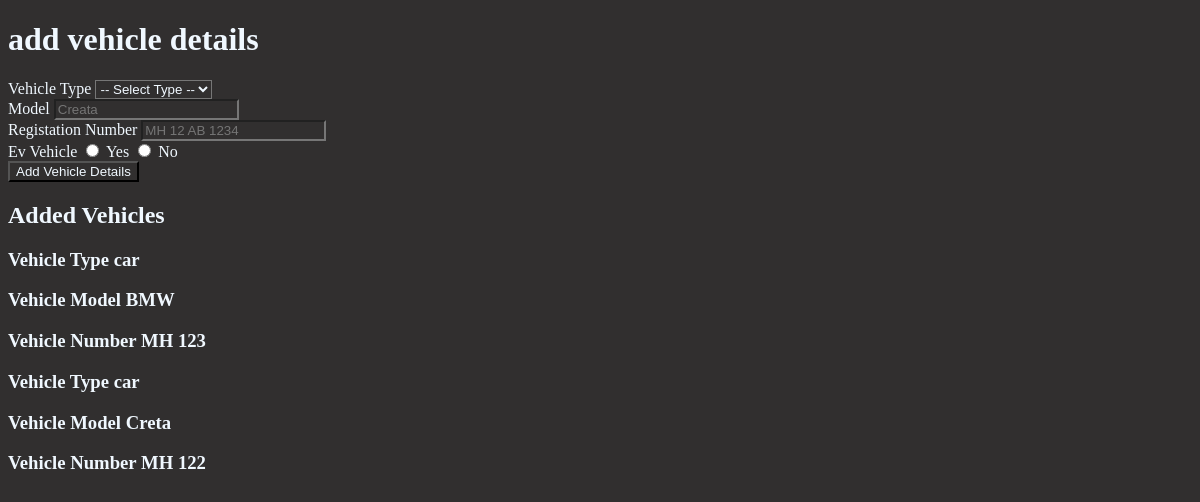
/vehicle (signed in), run on an earlier commit of the app's database.
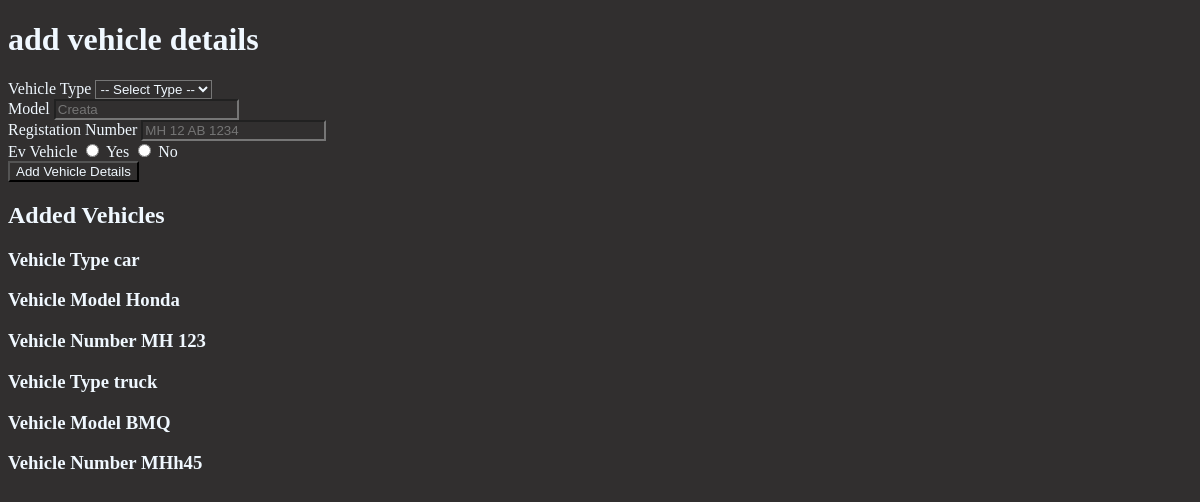
And on a later commit of the database.
### models/vehicle.py (models this page shows, shortened)
class Vehicle(db.Model):
    __tablename__ = 'vehicles'
    id = db.Column(db.Integer, primary_key=True)
    user_id = db.Column(db.Integer, db.ForeignKey('users.id'), nullable=False)
    type = db.Column(db.String(50), nullable=False)
    model = db.Column(db.String(50),nullable=False)
    registration_number = db.Column(db.String(20),nullable=False,unique=True)
    is_ev= db.Column(db.Boolean,default=False)

### routes/user.py (the view)
@user_bp.route('/vehicle',methods=['POST','GET'])
@login_required
@user_required
def vehicle():
    user=User.query.get(session.get('user_id'))
    if request.method =='POST':
        type=request.form.get('type')
        model=request.form.get('model')
        registration_number=request.form.get('registration_number')
        is_ev=request.form.get('is_ev') =='1'
        if not type or not model or not registration_number or is_ev is None:
            flash('All fields are required.')
            return redirect(url_for('user.vehicle'))
        reg_num=Vehicle.query.filter_by(registration_number=registration_number).first()
        if reg_num:
            flash('Vehicle with this registration number already exists.')
            return redirect(url_for('user.vehicle'))
        new_vehicle=Vehicle(user_id=user.id,type=type,model=model,registration_number=registration_number,is_ev=is_ev)
        db.session.add(new_vehicle)
        db.session.commit()
        flash('Vehicle added successfully.')
        return redirect(url_for('user.vehicle'))
    else:
        vehicles=Vehicle.query.filter_by(user_id=user.id)
        return render_template('vehicle.html',vehicles=vehicles)

### Templates/vehicle.html (shortened to what this page needs)
{%extends "base.html" %}
{%block style%}
<link rel="stylesheet" href="{{url_for('static',filename='css/vehicle.css')}}">
{%endblock%}
{%block content %}
<h1>add vehicle details </h1>
<div class="main">
    <form action="{{url_for('user.vehicle')}}" method="POST">
        <label for="type">Vehicle Type</label>
        <select name="type" id="type" required>
            <option value="">-- Select Type --</option>
        </select>
        <div>
            <label for="model">Model</label>
            <input type="text" id="model" name="model" placeholder="Creata" required>
        </div>
        <div>
            <label for="registration_number">Registation Number</label>
            <input type="text" id="registration_number" name="registration_number" placeholder="MH 12 AB 1234" required>
        </div>
        <div>
            <label for="is_ev">Ev Vehicle</label>
            <input type="radio" id="yes_ev" name="is_ev" value="1" required>
            <label for="yes_ev">Yes</label>
            <input type="radio" id="no_ev" name="is_ev" value="0">
            <label for="no_ev">No</label>
        </div>
        <button>Add Vehicle Details</button>
    </form>
    <h2>Added Vehicles</h2>
    {%for vehicle in vehicles %}
    <div class="cards">
        <h3> Vehicle Type {{ vehicle.type}}</h3>
        <h3> Vehicle Model {{ vehicle.model}}</h3>
        <h3> Vehicle Number {{ vehicle.registration_number}}</h3>
    </div>
    {%endfor%}
</div>
{%endblock%}

### Templates/base.html (shortened to what this page needs)
<!DOCTYPE html>
<html lang="en">
<head>
    <link rel="stylesheet" href="{{url_for('static',filename='css/landing_page_navbar.css')}}">
    {%block style %}{%endblock%}
</head>
<body>
    {% block content %}
    {% endblock %}
</body>
</html>

### Static/css/vehicle.css (style rules this page uses)
* { background-color: rgb(49, 47, 47); color: aliceblue; }

What changed in the data, as far as the page shows it:
removed Vehicle: type "car", model "Creta", registration_number "MH 122"
changed Vehicle "car": model "BMW" → "Honda"
added Vehicle: type "truck", model "BMQ", registration_number "MHh45"
